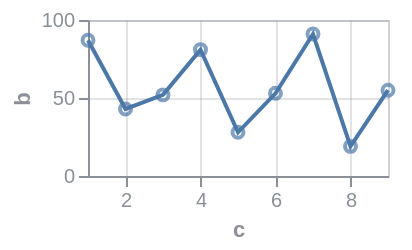

Vega-Lite specification for this chart:
### Vega specification from a JSON file in a GitHub repository (floating-point values rounded to 4 significant figures)
{"$schema": "https://vega.github.io/schema/vega/v6.json", "background": null, "padding": 5, "width": 150, "height": 78, "style": "cell", "data": [{"name": "source_0", "values": [{"a": "A", "b": 28, "c": 5, "g": "x"}, {"a": "B", "b": 55, "c": 9, "g": "y"}, {"a": "C", "b": 43, "c": 2, "g": "x"}, {"a": "D", "b": 91, "c": 7, "g": "y"}, {"a": "E", "b": 81, "c": 4, "g": "x"}, {"a": "F", "b": 53, "c": 6, "g": "y"}, {"a": "G", "b": 19, "c": 8, "g": "x"}, {"a": "H", "b": 87, "c": 1, "g": "y"}, {"a": "I", "b": 52, "c": 3, "g": "x"}]}, {"name": "data_0", "source": "source_0", "transform": [{"type": "formula", "expr": "toNumber(datum[\"c\"])", "as": "c"}]}, {"name": "data_1", "source": "data_0", "transform": [{"type": "filter", "expr": "isValid(datum[\"c\"]) && isFinite(+datum[\"c\"]) && isValid(datum[\"b\"]) && isFinite(+datum[\"b\"])"}]}], "marks": [{"name": "layer_0_marks", "type": "line", "style": ["line"], "sort": {"field": "x"}, "from": {"data": "data_0"}, "encode": {"update": {"stroke": {"value": "#4c78a8"}, "description": {"signal": "\"c: \" + (format(datum[\"c\"], \"\")) + \"; b: \" + (format(datum[\"b\"], \"\"))"}, "x": {"scale": "x", "field": "c"}, "y": {"scale": "y", "field": "b"}, "defined": {"signal": "isValid(datum[\"c\"]) && isFinite(+datum[\"c\"]) && isValid(datum[\"b\"]) && isFinite(+datum[\"b\"])"}}}}, {"name": "layer_1_marks", "type": "symbol", "style": ["point"], "from": {"data": "data_1"}, "encode": {"update": {"opacity": {"value": 0.7}, "fill": {"value": "transparent"}, "stroke": {"value": "#4c78a8"}, "ariaRoleDescription": {"value": "point"}, "description": {"signal": "\"c: \" + (format(datum[\"c\"], \"\")) + \"; b: \" + (format(datum[\"b\"], \"\"))"}, "x": {"scale": "x", "field": "c"}, "y": {"scale": "y", "field": "b"}}}}], "scales": [{"name": "x", "type": "linear", "domain": {"fields": [{"data": "data_0", "field": "c"}, {"data": "data_1", "field": "c"}]}, "range": [0, {"signal": "width"}], "nice": true, "zero": false}, {"name": "y", "type": "linear", "domain": {"fields": [{"data": "data_0", "field": "b"}, {"data": "data_1", "field": "b"}]}, "range": [{"signal": "height"}, 0], "nice": true, "zero": true}], "axes": [{"scale": "x", "orient": "bottom", "gridScale": "y", "grid": true, "tickCount": {"signal": "ceil(width/40)"}, "domain": false, "labels": false, "aria": false, "maxExtent": 0, "minExtent": 0, "ticks": false, "zindex": 0}, {"scale": "y", "orient": "left", "gridScale": "x", "grid": true, "tickCount": {"signal": "ceil(height/40)"}, "domain": false, "labels": false, "aria": false, "maxExtent": 0, "minExtent": 0, "ticks": false, "zindex": 0}, {"scale": "x", "orient": "bottom", "grid": false, "title": "c", "labelFlush": true, "labelOverlap": true, "tickCount": {"signal": "ceil(width/40)"}, "zindex": 0}, {"scale": "y", "orient": "left", "grid": false, "title": "b", "labelOverlap": true, "tickCount": {"signal": "ceil(height/40)"}, "zindex": 0}], "config": {"axis": {"labelColor": "#8a8f98", "titleColor": "#8a8f98", "domainColor": "#8a8f98", "tickColor": "#8a8f98", "gridColor": "#8a8f98", "gridOpacity": 0.25}, "style": {"cell": {"stroke": "#8a8f98", "strokeOpacity": 0.4}}}}
